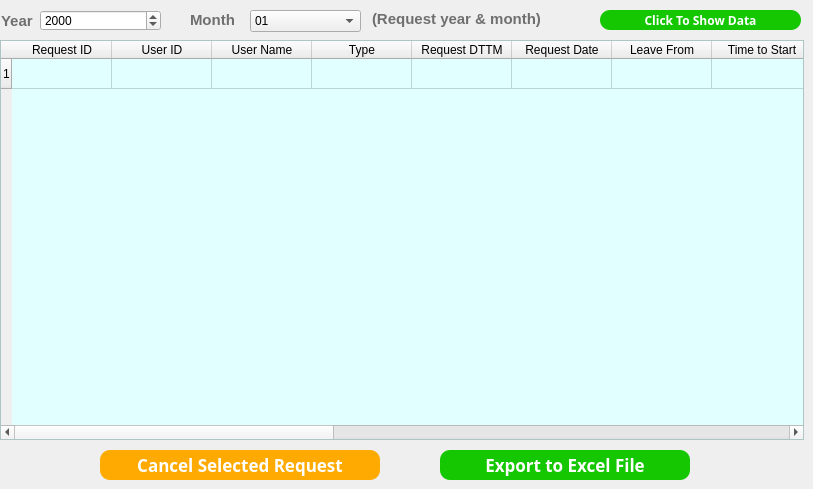
    <widget class="QWidget" name="tab_3">
     <attribute name="title">
      <string>Summary</string>
     </attribute>
     <widget class="QLabel" name="label_39">
      <property name="geometry">
       <rect>
        <x>1</x>
        <y>5</y>
        <width>41</width>
        <height>31</height>
       </rect>
      </property>
      <property name="font">
       <font>
        <family>Microsoft JhengHei UI</family>
        <pointsize>11</pointsize>
        <weight>75</weight>
        <bold>true</bold>
       </font>
      </property>
      <property name="styleSheet">
       <string notr="true">QLabel
{
	font-size:11pt;
	color:rgb(111,111,111);
}</string>
      </property>
      <property name="text">
       <string>Year</string>
      </property>
     </widget>
     <widget class="QLabel" name="label_42">
      <property name="geometry">
       <rect>
        <x>190</x>
        <y>4</y>
        <width>61</width>
        <height>31</height>
       </rect>
      </property>
      <property name="font">
       <font>
        <family>Microsoft JhengHei UI</family>
        <pointsize>11</pointsize>
        <weight>75</weight>
        <bold>true</bold>
       </font>
      </property>
      <property name="styleSheet">
       <string notr="true">QLabel
{
	font-size:11pt;
	color:rgb(111,111,111);
}</string>
      </property>
      <property name="text">
       <string>Month</string>
      </property>
     </widget>
     <widget class="QComboBox" name="comboBox_6">
      <property name="geometry">
       <rect>
        <x>250</x>
        <y>10</y>
        <width>111</width>
        <height>22</height>
       </rect>
      </property>
      <property name="autoFillBackground">
       <bool>false</bool>
      </property>
      <property name="styleSheet">
       <string notr="true">QComboBox
    {font-family:Microsoft Yahei;
    /*字体大小为20点*/
	color:color:rgb(74, 74, 74);
   font-size:12pt;

}

</string>
      </property>
      <property name="editable">
       <bool>false</bool>
      </property>
      <property name="currentText">
       <string>01</string>
      </property>
      <property name="currentIndex">
       <number>0</number>
      </property>
      <property name="insertPolicy">
       <enum>QComboBox::InsertAtBottom</enum>
      </property>
      <property name="frame">
       <bool>true</bool>
      </property>
      <item>
       <property name="text">
        <string>01</string>
       </property>
      </item>
      <item>
       <property name="text">
        <string>02</string>
       </property>
      </item>
      <item>
       <property name="text">
        <string>03</string>
       </property>
      </item>
      <item>
       <property name="text">
        <string>04</string>
       </property>
      </item>
      <item>
       <property name="text">
        <string>05</string>
       </property>
      </item>
      <item>
       <property name="text">
        <string>06</string>
       </property>
      </item>
      <item>
       <property name="text">
        <string>07</string>
       </property>
      </item>
      <item>
       <property name="text">
        <string>08</string>
       </property>
      </item>
      <item>
       <property name="text">
        <string>09</string>
       </property>
      </item>
      <item>
       <property name="text">
        <string>10</string>
       </property>
      </item>
      <item>
       <property name="text">
        <string>11</string>
       </property>
      </item>
      <item>
       <property name="text">
        <string>12</string>
       </property>
      </item>
      <item>
       <property name="text">
        <string>All</string>
       </property>
      </item>
     </widget>
     <widget class="QDateEdit" name="dateEdit_6">
      <property name="geometry">
       <rect>
        <x>40</x>
        <y>10</y>
        <width>121</width>
        <height>21</height>
       </rect>
      </property>
      <property name="styleSheet">
       <string notr="true">QDateEdit
{
    /*字体为微软雅黑*/
    font-family:Microsoft Yahei;
    /*字体大小为20点*/
	color:color:rgb(74, 74, 74);
   font-size:12pt;
	background-color:rgb(255, 255, 255);
}

QLineEdit:hover
{
    /*背景颜色*/  
   background-color:rgb(229, 242, 255);
}

QLineEdit:focus
{
    /*背景颜色*/  
   background-color:rgb(229, 242, 255);
}</string>
      </property>
      <property name="displayFormat">
       <string notr="true">yyyy</string>
      </property>
     </widget>
     <widget class="QPushButton" name="pushButton_7">
      <property name="geometry">
       <rect>
        <x>100</x>
        <y>450</y>
        <width>280</width>
        <height>30</height>
       </rect>
      </property>
      <property name="font">
       <font>
        <family>Microsoft Yahei</family>
        <pointsize>13</pointsize>
        <weight>75</weight>
        <bold>true</bold>
       </font>
      </property>
      <property name="styleSheet">
       <string notr="true">QPushButton
{
    /*字体为微软雅黑*/
    font-family:Microsoft Yahei;
    /*字体大小为20点*/
    font-size:13pt;
    /*字体颜色为白色*/    
    color:white;
    /*背景颜色*/  
    background-color:rgb(255, 170, 0);
    /*边框圆角半径为8像素*/ 
    border-radius:10px;
}

/*按钮停留态*/
QPushButton:hover
{
    /*背景颜色*/  
    background-color:rgb(230, 153, 0);
    padding-left:-3px;
    /*上内边距为3像素，让按下时字向下移动3像素*/  
    padding-top:-3px;

}

/*按钮按下态*/
QPushButton:pressed
{
    /*背景颜色*/  
    background-color:rgb(197, 128, 0);
    /*左内边距为3像素，让按下时字向右移动3像素*/  
    padding-left:3px;
    /*上内边距为3像素，让按下时字向下移动3像素*/  
    padding-top:3px;

}</string>
      </property>
      <property name="text">
       <string>Cancel Selected Request</string>
      </property>
     </widget>
     <widget class="QPushButton" name="pushButton_2">
      <property name="geometry">
       <rect>
        <x>440</x>
        <y>450</y>
        <width>250</width>
        <height>30</height>
       </rect>
      </property>
      <property name="font">
       <font>
        <family>Microsoft Yahei</family>
        <pointsize>13</pointsize>
        <weight>75</weight>
        <bold>true</bold>
       </font>
      </property>
      <property name="styleSheet">
       <string notr="true">QPushButton

{
    /*字体为微软雅黑*/
    font-family:Microsoft Yahei;
    /*字体大小为20点*/
    font-size:13pt;
    /*字体颜色为白色*/    
    color:white;
    /*背景颜色*/  
    background-color:rgb(21, 199, 1);
    /*边框圆角半径为8像素*/ 
    border-radius:10px;

}

/*按钮停留态*/
QPushButton:hover
{
    /*背景颜色*/  
    background-color:rgb(21, 175, 0);
    padding-left:-3px;
    /*上内边距为3像素，让按下时字向下移动3像素*/  
    padding-top:-3px;

}

/*按钮按下态*/
QPushButton:pressed
{
    /*背景颜色*/  
    background-color:rgb(0, 113, 0);
    /*左内边距为3像素，让按下时字向右移动3像素*/  
    padding-left:3px;
    /*上内边距为3像素，让按下时字向下移动3像素*/  
    padding-top:3px;
;
}</string>
      </property>
      <property name="text">
       <string>Export to Excel File</string>
      </property>
     </widget>
     <widget class="QPushButton" name="pushButton_16">
      <property name="geometry">
       <rect>
        <x>600</x>
        <y>10</y>
        <width>201</width>
        <height>20</height>
       </rect>
      </property>
      <property name="font">
       <font>
        <family>Microsoft Yahei</family>
        <pointsize>9</pointsize>
        <weight>75</weight>
        <bold>true</bold>
       </font>
      </property>
      <property name="styleSheet">
       <string notr="true">QPushButton

{
    /*字体为微软雅黑*/
    font-family:Microsoft Yahei;
    /*字体大小为20点*/
    font-size:9pt;
    /*字体颜色为白色*/    
    color:white;
    /*背景颜色*/  
    background-color:rgb(21, 199, 1);
    /*边框圆角半径为8像素*/ 
    border-radius:10px;

}

/*按钮停留态*/
QPushButton:hover
{
    /*背景颜色*/  
    background-color:rgb(21, 175, 0);
    padding-left:-3px;
    /*上内边距为3像素，让按下时字向下移动3像素*/  
    padding-top:-3px;
	font-size:10pt;
}

/*按钮按下态*/
QPushButton:pressed
{
    /*背景颜色*/  
    background-color:rgb(0, 113, 0);
    /*左内边距为3像素，让按下时字向右移动3像素*/  
    padding-left:3px;
    /*上内边距为3像素，让按下时字向下移动3像素*/  
    padding-top:3px;
    font-size:9pt;
}</string>
      </property>
      <property name="text">
       <string>Click To Show Data</string>
      </property>
     </widget>
     <widget class="QLabel" name="label_44">
      <property name="geometry">
       <rect>
        <x>372</x>
        <y>3</y>
        <width>201</width>
        <height>31</height>
       </rect>
      </property>
      <property name="font">
       <font>
        <family>Microsoft JhengHei UI</family>
        <pointsize>11</pointsize>
        <weight>75</weight>
        <bold>true</bold>
       </font>
      </property>
      <property name="styleSheet">
       <string notr="true">QLabel
{
	font-size:11pt;
	color:rgb(111,111,111);
}</string>
      </property>
      <property name="text">
       <string>(Request year &amp; month)</string>
      </property>
     </widget>
     <widget class="QTableWidget" name="tableWidget">
      <property name="geometry">
       <rect>
        <x>0</x>
        <y>40</y>
        <width>804</width>
        <height>400</height>
       </rect>
      </property>
      <property name="styleSheet">
       <string notr="true">QTableWidget
{
	background-color: rgb(225, 255, 254);

}</string>
      </property>
      <property name="frameShape">
       <enum>QFrame::StyledPanel</enum>
      </property>
      <property name="frameShadow">
       <enum>QFrame::Sunken</enum>
      </property>
      <property name="sizeAdjustPolicy">
       <enum>QAbstractScrollArea::AdjustToContentsOnFirstShow</enum>
      </property>
      <property name="selectionBehavior">
       <enum>QAbstractItemView::SelectRows</enum>
      </property>
      <property name="showGrid">
       <bool>true</bool>
      </property>
      <property name="gridStyle">
       <enum>Qt::SolidLine</enum>
      </property>
      <property name="sortingEnabled">
       <bool>true</bool>
      </property>
      <property name="rowCount">
       <number>1</number>
      </property>
      <property name="columnCount">
       <number>17</number>
      </property>
      <attribute name="horizontalHeaderCascadingSectionResizes">
       <bool>true</bool>
      </attribute>
      <attribute name="verticalHeaderShowSortIndicator" stdset="0">
       <bool>false</bool>
      </attribute>
      <attribute name="verticalHeaderStretchLastSection">
       <bool>false</bool>
      </attribute>
      <row/>
      <column>
       <property name="text">
        <string>Request ID</string>
       </property>
       <property name="background">
        <color>
         <red>36</red>
         <green>236</green>
         <blue>239</blue>
        </color>
       </property>
      </column>
      <column>
       <property name="text">
        <string>User ID</string>
       </property>
      </column>
      <column>
       <property name="text">
        <string>User Name</string>
       </property>
      </column>
      <column>
       <property name="text">
        <string>Type</string>
       </property>
      </column>
      <column>
       <property name="text">
        <string>Request DTTM</string>
       </property>
      </column>
      <column>
       <property name="text">
        <string>Request Date</string>
       </property>
      </column>
      <column>
       <property name="text">
        <string>Leave From</string>
       </property>
      </column>
      <column>
       <property name="text">
        <string>Time to Start</string>
       </property>
      </column>
      <column>
       <property name="text">
        <string>Leave Until</string>
       </property>
      </column>
      <column>
       <property name="text">
        <string>Time to End</string>
       </property>
      </column>
      <column>
       <property name="text">
        <string>If Single Day</string>
       </property>
      </column>
      <column>
       <property name="text">
        <string>Duration</string>
       </property>
      </column>
      <column>
       <property name="text">
        <string>Remarks</string>
       </property>
      </column>
      <column>
       <property name="text">
        <string>Leader</string>
       </property>
      </column>
      <column>
       <property name="text">
        <string>DM</string>
       </property>
      </column>
      <column>
       <property name="text">
        <string>HR</string>
       </property>
      </column>
      <column>
       <property name="text">
        <string>MD</string>
       </property>
      </column>
     </widget>
    </widget>
